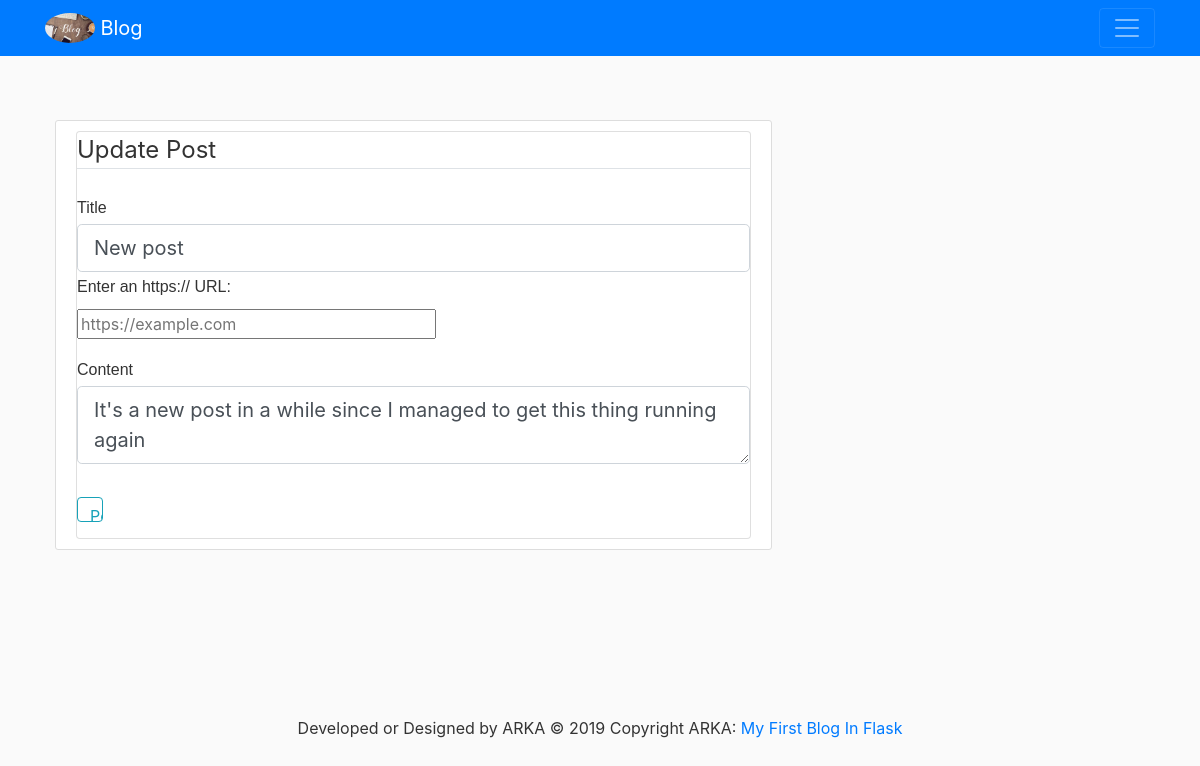
Screenshot of /post/1/update (signed in) with the database file from the repository.
### flaskblog/models.py (models this page shows, shortened)
class Post(db.Model):
    id = db.Column(db.Integer, primary_key=True)
    title = db.Column(db.String(100), nullable=False)
    date_posted = db.Column(db.DateTime, nullable=False, default=datetime.utcnow)
    content = db.Column(db.Text, nullable=False)
    user_id = db.Column(db.Integer, db.ForeignKey('user.id'), nullable=False)

### flaskblog/posts/routes.py (the view)
@posts.route("/post/<int:post_id>/update", methods=['GET', 'POST'])
@login_required
def update_post(post_id):
    post = Post.query.get_or_404(post_id)
    if post.author != current_user:
        abort(403)
    form = PostForm()
    if form.validate_on_submit():
        post.title = form.title.data
        post.content = form.content.data
        db.session.commit()
        flash('Your post has been updated!', 'success')
        return redirect(url_for('posts.post', post_id=post.id))
    elif request.method == 'GET':
        form.title.data = post.title
        form.content.data = post.content
    return render_template('create_post.html', title='Update Post',form=form, legend='Update Post')

### flaskblog/posts/forms.py
class PostForm(FlaskForm):
    title = StringField('Title', validators=[DataRequired()])
    content = TextAreaField('Content', validators=[DataRequired()])
    submit = SubmitField('Post')

### flaskblog/models.py (called while the page is built)
@login_manager.user_loader
def load_user(user_id):
    return User.query.get(int(user_id))

### flaskblog/templates/create_post.html (shortened to what this page needs)
{% extends "layout.html" %}
{% block content %}
<div class="content-section">
    <form method="POST" action="">
        <div class="card">
        <fieldset class="form-group">
            <legend class="border-bottom mb-4">{{ legend }}</legend>
            <div class="form-group">
                {{ form.title.label(class="form-control-label") }}
                {% if form.title.errors %}
                    {{ form.title(class="form-control form-control-lg is-invalid") }}
                    <div class="invalid-feedback">
                        {% for error in form.title.errors %}
                            <span>{{ error }}</span>
                        {% endfor %}
                    </div>
                {% else %}
                    {{ form.title(class="form-control form-control-lg") }}
                    <div>
                        <label for="url">Enter an https:// URL:</label>
                        <input type="url" name="url" id="url" placeholder="https://example.com" pattern="https://.*" size="30" required>
                    </div>
                {% endif %}
            </div>
            <div class="form-group">
                {{ form.content.label(class="form-control-label") }}
                {% if form.content.errors %}
                    {{ form.content(class="form-control form-control-lg is-invalid") }}
                    <div class="invalid-feedback">
                        {% for error in form.content.errors %}
                            <span>{{ error }}</span>
                        {% endfor %}
                    </div>
                {% else %}
                    {{ form.content(class="form-control form-control-lg") }}
                {% endif %}
            </div>
        </fieldset>
        <div class="form-group">
            {{ form.submit(class="btn btn-outline-info") }}
        </div>
    </div>
    </form>
</div>
{% endblock content %}

### flaskblog/static/main.css (style rules this page uses)
body { background: #fafafa; color: #333333; margin-top: 5rem; }
.content-section { background: #ffffff; padding: 10px 20px; border: 1px solid #dddddd; border-radius: 3px; margin-bottom: 20px; }
label { display: block; font: 1rem 'Fira Sans', sans-serif; }
input, label { margin: .4rem 0; }

### flaskblog/templates/layout.html (style rules this page uses)
body { padding: 40px; background-color: rgba(0, 0, 0, 0.6); }
.btn { width: 25px; height: 25px; display: inline-block; cursor: pointer; margin: 0; padding: 0; border: 1px solid white; }

### rows the page displays
Post: title "New post", content "It's a new post in a while since I managed to get this thing running again"

### other values shown
{{ legend }} "Update Post"
